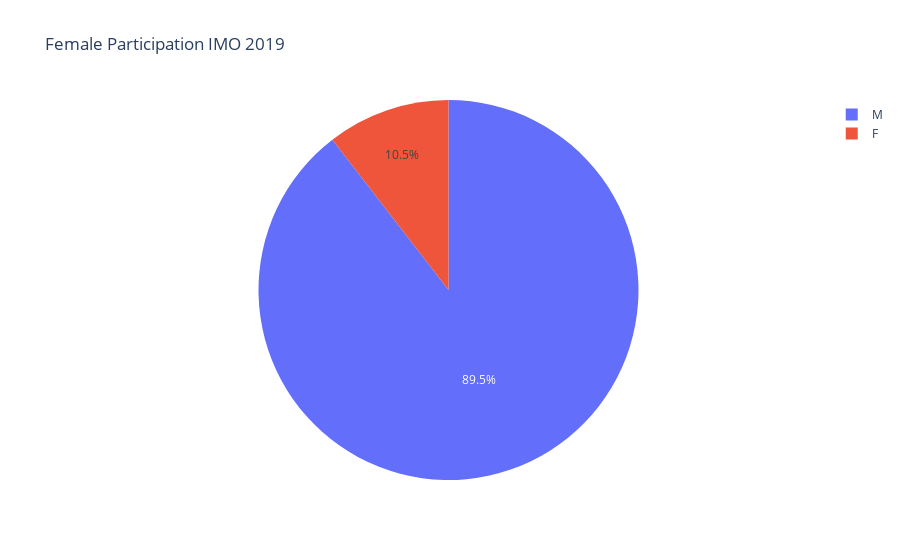

Here is the notebook cell this chart was saved with:
### Code cell
fig = px.pie(imo_participation_2019, values='value', names='variable', title='Female Participation IMO 2019')
fig.show()

### Figure 1 — Plotly figure (JSON) as saved in the notebook; plotly's stock layout.template omitted (floating-point values rounded to 4 significant figures)
{"data": [{"domain": {"x": [0, 1], "y": [0, 1]}, "hovertemplate": "variable=%{label}<br>value=%{value}<extra></extra>", "labels": ["M", "F"], "legendgroup": "", "name": "", "showlegend": true, "type": "pie", "values": [556, 65]}], "layout": {"autosize": true, "legend": {"tracegroupgap": 0}, "title": {"text": "Female Participation IMO 2019"}}}
